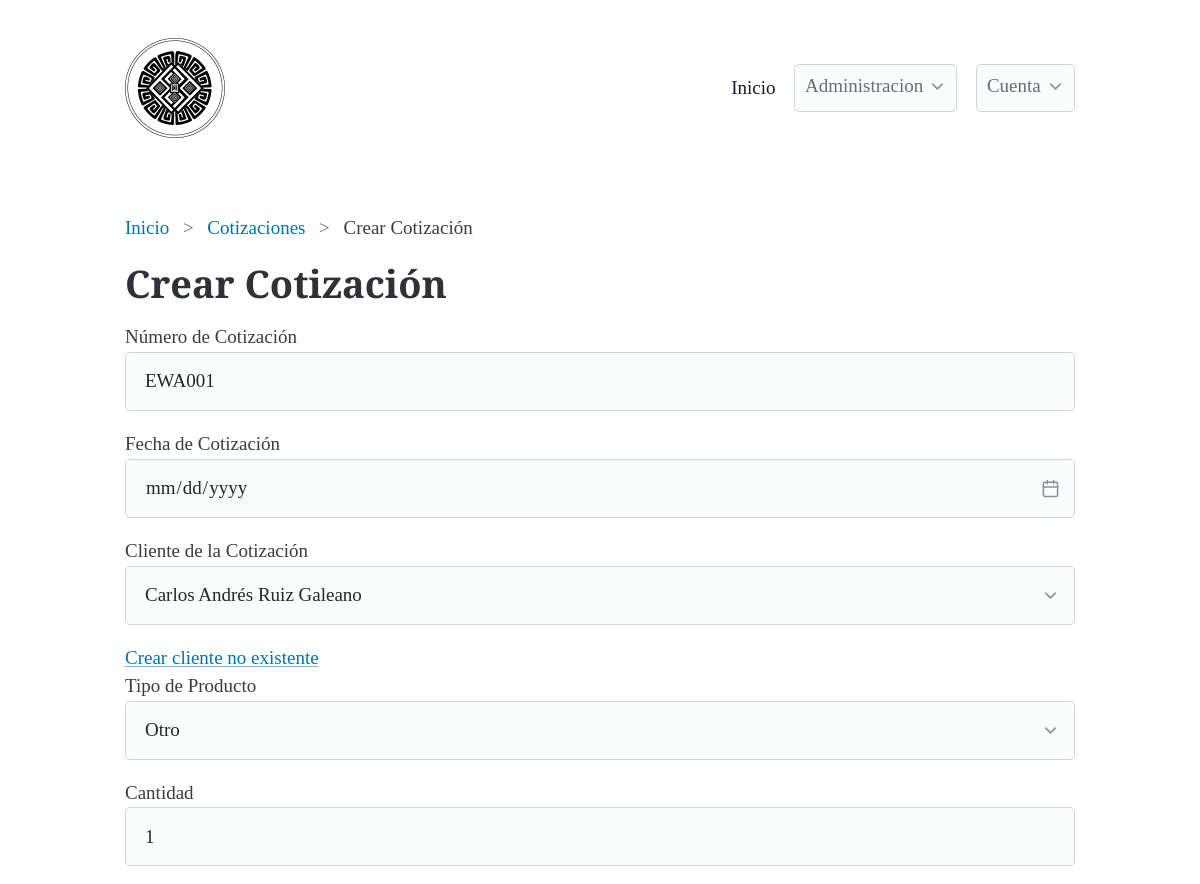
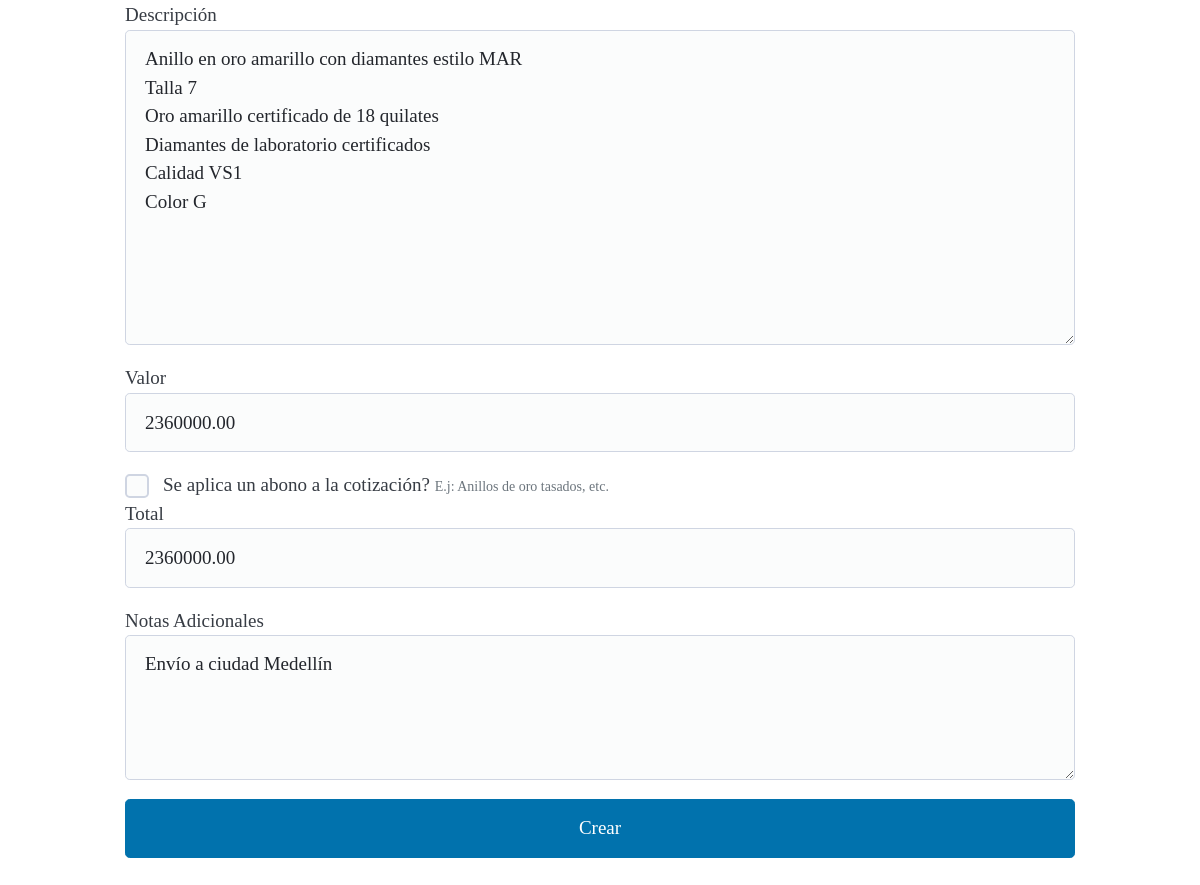
The page /quotes/update/1/ (signed in) on the database its author committed (2 pictures, top to bottom).
### quotes/models.py (models this page shows, shortened)
class Quote(models.Model):
    def generate_quote_number():
        last_quote = Quote.objects.all().aggregate(Max('id'))['id__max']
        next_number = 1 if last_quote is None else last_quote + 1
        return f'EWA{next_number:03d}'
    created_at = models.DateTimeField(auto_now_add=True, null=True, blank=True)
    quote_number = models.CharField(
        max_length=100,
        unique=True,
        default=generate_quote_number,
    )
    quote_quantity = models.IntegerField(null=True, blank=True)
    QUOTE_PRODUCT_TYPE_CHOICES = [
        ('Anillo de Compromiso', 'Anillo de Compromiso'),
        ('Anillo de Matrimonio', 'Anillo de Matrimonio'),
        ('A medida', 'A medida'),
        ('Otro', 'Otro'),
    ]
    quote_product_type = models.CharField(max_length=100, null=False, blank=False, choices=QUOTE_PRODUCT_TYPE_CHOICES)
    quote_date = models.DateField(null=False, blank=False, default=timezone.now)
    quote_value = models.DecimalField(max_digits=10, decimal_places=2, null=True, blank=True)
    quote_total = models.DecimalField(max_digits=10, decimal_places=2, null=True, blank=True)
    quote_description = models.TextField(null=True, blank=True)
    quote_additional_notes = models.TextField(null=True, blank=True)
    client = models.ForeignKey(Client, on_delete=models.CASCADE, null=True, blank=True)
    quote_discount = models.DecimalField(max_digits=10, decimal_places=2, null=True, blank=True)
    quote_discount_description = models.CharField(max_length=100, null=True, blank=True)
    email_sent = models.BooleanField(null=True, blank=True, default=False)

### quotes/views.py (the view)
# urls.py: path('update/<int:pk>/', QuoteUpdateView.as_view(), name='quotes_update'),
class QuoteUpdateView(LoginRequiredMixin, UpdateView):
    model = Quote
    form_class = QuoteForm
    template_name = 'quotes/quotes_create.html'
    success_url = reverse_lazy('quotes:quotes_list')
    def get_context_data(self, **kwargs):
        context = super().get_context_data(**kwargs)
        context['quote'] = Quote.objects.get(id=self.kwargs['pk'])
        return context

### clients/models.py (called while the page is built)
    def __str__(self):
        return self.name

### quotes/templates/quotes/quotes_create.html (shortened to what this page needs)
{% extends 'base.html' %}
{% load static %}
{% block breadcrumb %}
<nav aria-label="breadcrumb">
    <ul>
       <li><a href="{% url 'dashboard:dashboard' %}">Inicio</a></li>
      <li><a href="{% url 'quotes:quotes_list' %}">Cotizaciones</a></li>
      <li>Crear Cotización</li>
    </ul>
  </nav>
{% endblock %}
{% block content %}
<h1>Crear Cotización</h1>
<form method="post">
    <div class="form-group">
        {{form.quote_number.label}}
        {{form.quote_number}}
    </div>
    <div class="form-group">
        {{form.quote_date.label}}
        {{form.quote_date}}
    </div>
    <div class="form-group">
        {{form.client.label}}
        {{form.client}}
        <a href="{% url 'clients:clients_create' %}?next={% url 'quotes:quotes_create' %}" class="btn btn-primary">Crear cliente no existente</a>
    </div>
    <div class="form-group">
        {{form.quote_product_type.label}}
        {{form.quote_product_type}}
    </div>
    <div class="form-group">
        {{form.quote_quantity.label}}
        {{form.quote_quantity}}
    </div>
    <div class="form-group">
        {{ form.quote_description.label }}
        {{ form.quote_description }}
    </div>
    <div class="form-group">
        {{form.quote_value.label}}
        {{form.quote_value}}
    </div>
     {% if quote.quote_discount is not None %}
     <div class="form-group">
        {{form.quote_discount.label}}
        {{form.quote_discount}}
    </div>
    <div class="form-group">
        {{form.quote_discount_description.label}}
        {{form.quote_discount_description}}
    </div>
    {% else %}
    <div class="form-group">
        <input type="checkbox" name="quote_discount" id="quote_discount">
        <label for="quote_discount">Se aplica un abono a la cotización?</label>
        <span class="sub-label" style="font-size: 14px; color: #6c757d;">E.j: Anillos de oro tasados, etc.</span>
    </div>
    {% endif %}
    <div class="form-group">
        {{ form.quote_total.label }}
        {{ form.quote_total }}
    </div>
    <div class="form-group">
        {{form.quote_additional_notes.label}}
        {{form.quote_additional_notes}}
    </div>
    <button type="submit">Crear</button>
</form>
{% endblock %}
{% block extra_css %}
    <link rel="stylesheet" href="{% static 'quotes/css/quote.css' %}">
{% endblock extra_css %}

### static/css/style.css (style rules this page uses)
:root { font-family: 'Cormorant', serif; }
h1 { font-size: 2rem; font-weight: 700; font-family: 'Cormorant', serif; }
button { background-color: #927c3f; color: white; border: none; }

### rows shown on the page
Quote: quote_number "EWA001", client "Carlos Andrés Ruiz Galeano", quote_product_type "Otro", quote_quantity "1", quote_description "Anillo en oro amarillo con diamantes estilo MAR Talla 7 Oro amarillo certificado de 18 quilates Diamantes de laboratorio certificados Calidad VS1 Color G", quote_value "2360000.00", quote_total "2360000.00", quote_additional_notes "Envío a ciudad Medellín"
